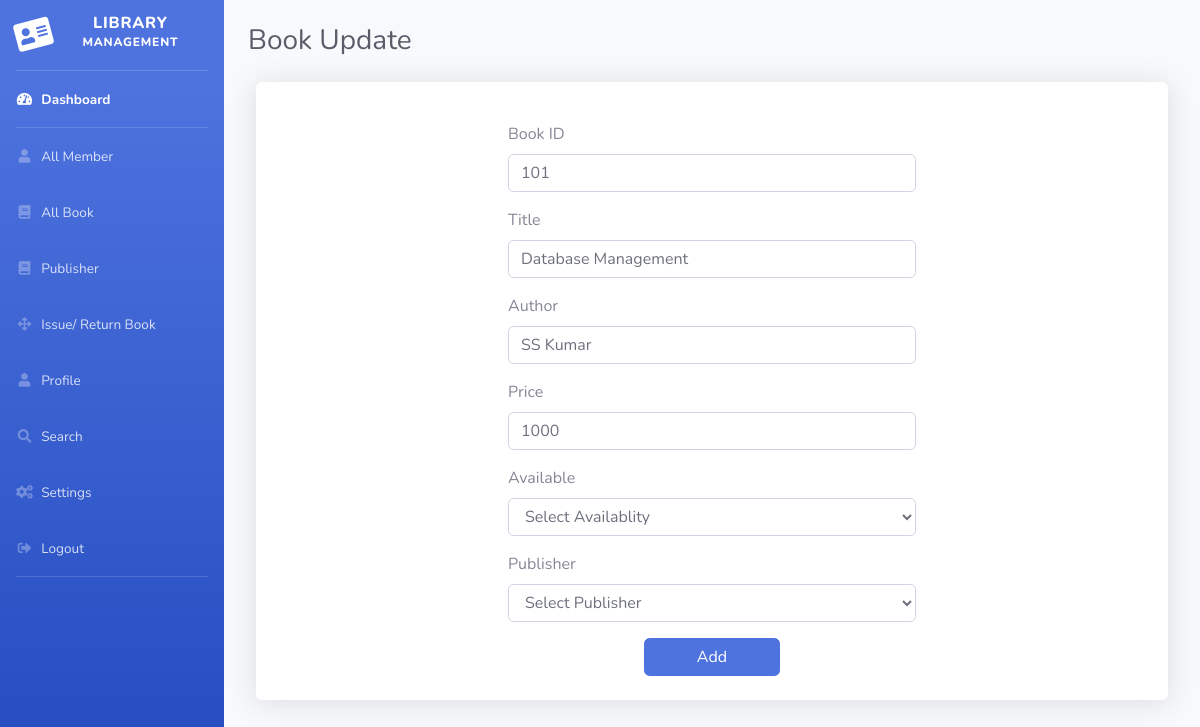
Page /book_edit/1 (signed in) on the committed database.
### myapp/models.py (models this page shows, shortened)
class Book(models.Model):
    book_id = models.CharField(max_length=100, null=True)
    title = models.CharField(max_length=100, null=True)
    author = models.CharField(max_length=100, null=True)
    price = models.CharField(max_length=10, null=True)
    available = models.CharField(max_length=20, null=True)
    publisher = models.CharField(max_length=100, null=True)

### myapp/views.py (the view, shortened to what this page needs)
# urls.py: path('book_edit/<int:pid>', book_edit, name='book_edit'),
def book_edit(request, pid):
    if not request.user.is_authenticated:
        return redirect('user_login')
    book = Book.objects.get(id = pid)
    publisher = Publisher.objects.all()
    error = ""
    return render(request, 'book_edit.html', locals())

### myapp/models.py (called while the page is built)
    def __str__(self):
        return self.name

### myapp/templates/book_edit.html (shortened to what this page needs)
{% extends 'dashboard.html' %}
{% load static %}
{% block main %}
  <div id="content-wrapper" class="d-flex flex-column">
    <div id="content">
        <div class="container-fluid">
            <div class="d-sm-flex align-items-center justify-content-between mb-4 mt-4">
                <h1 class="h3 mb-0 text-gray-800">Book Update</h1>
            </div>
            <div class="row mt-2 rounded shadow mx-2 bg-white ">
                <div class="col-6 m-auto p-4">
                  <form method="post"> {% csrf_token %}
                    <div class="my-3">
                      <label for="book_id" class="form-label">Book ID</label>
                      <input type="text" class="form-control" id="book_id" name="book_id" value="{{book.book_id}}">
                    </div>
                    <div class="my-3">
                      <label for="title" class="form-label">Title</label>
                      <input type="text" class="form-control" id="title" name="title" value="{{book.title}}">
                    </div>
                    <div class="my-3">
                      <label for="author" class="form-label">Author</label>
                      <input type="text" class="form-control" id="author" name="author" value="{{book.author}}">
                    </div>
                    <div class="my-3">
                      <label for="price" class="form-label">Price</label>
                      <input type="text" class="form-control" id="price" name="price" value="{{book.price}}">
                    </div>
                    <div class="my-3">
                      <label for="available" class="form-label">Available</label>
                      <select class="form-select form-control" aria-label="Default select example" name="available" >
                        <option>Select Availablity</option>
                      </select>
                    </div>
                    <div class="my-3">
                      <label for="publisher" class="form-label">Publisher</label>
                      <select class="form-select form-control" name="publisher">
                        <option selected>Select Publisher</option>
                      </select>
                    </div>
                    <div class=" text-center">
                      <input type="submit" value="Add" class="col-4 btn btn-primary">
                    </div>
                  </form>
                </div>
            </div>
        </div>
    </div>
{% endblock main %}

### rows in the picture
Book: book_id "101", title "Database Management", author "SS Kumar", price "1000"
